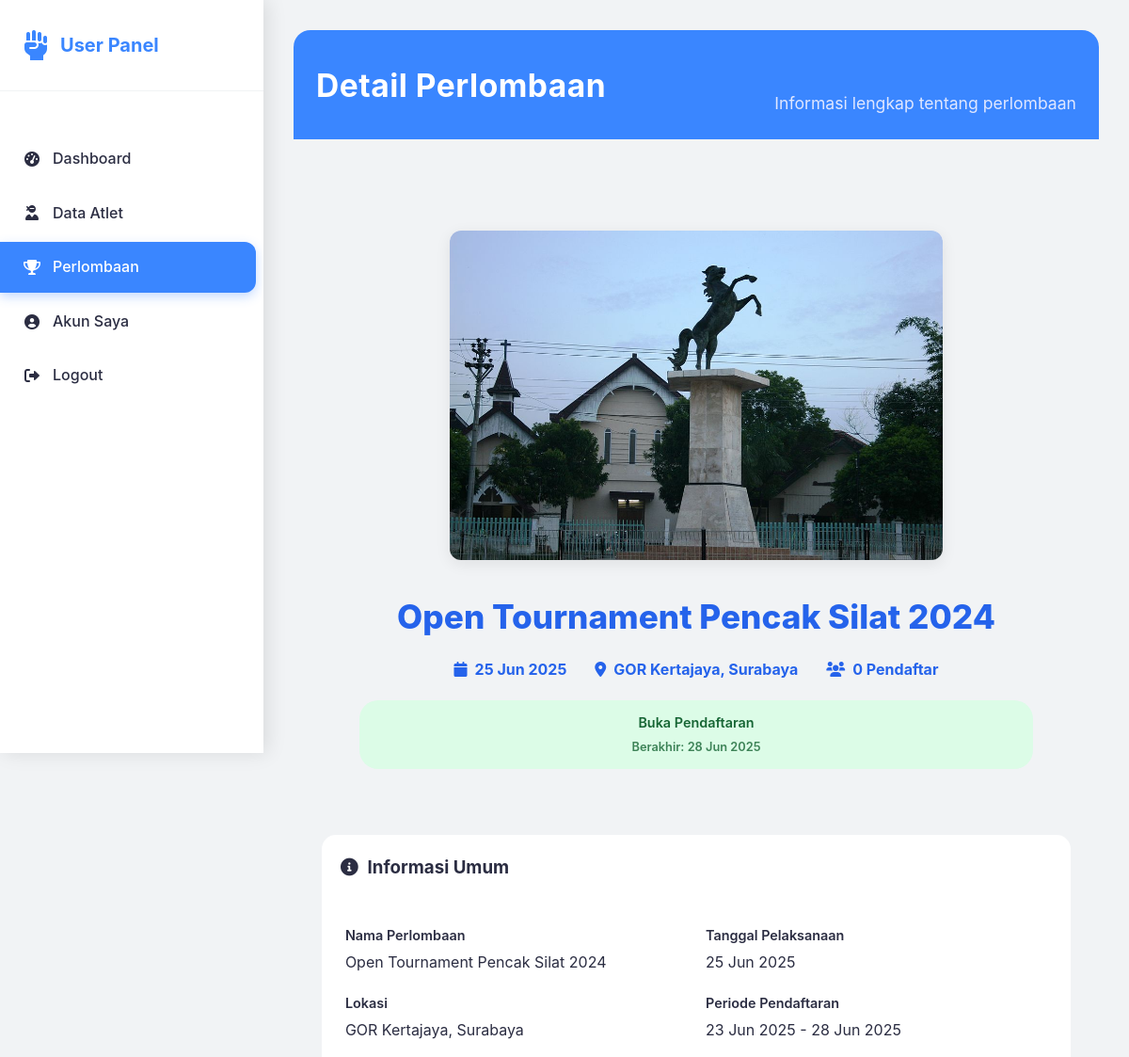
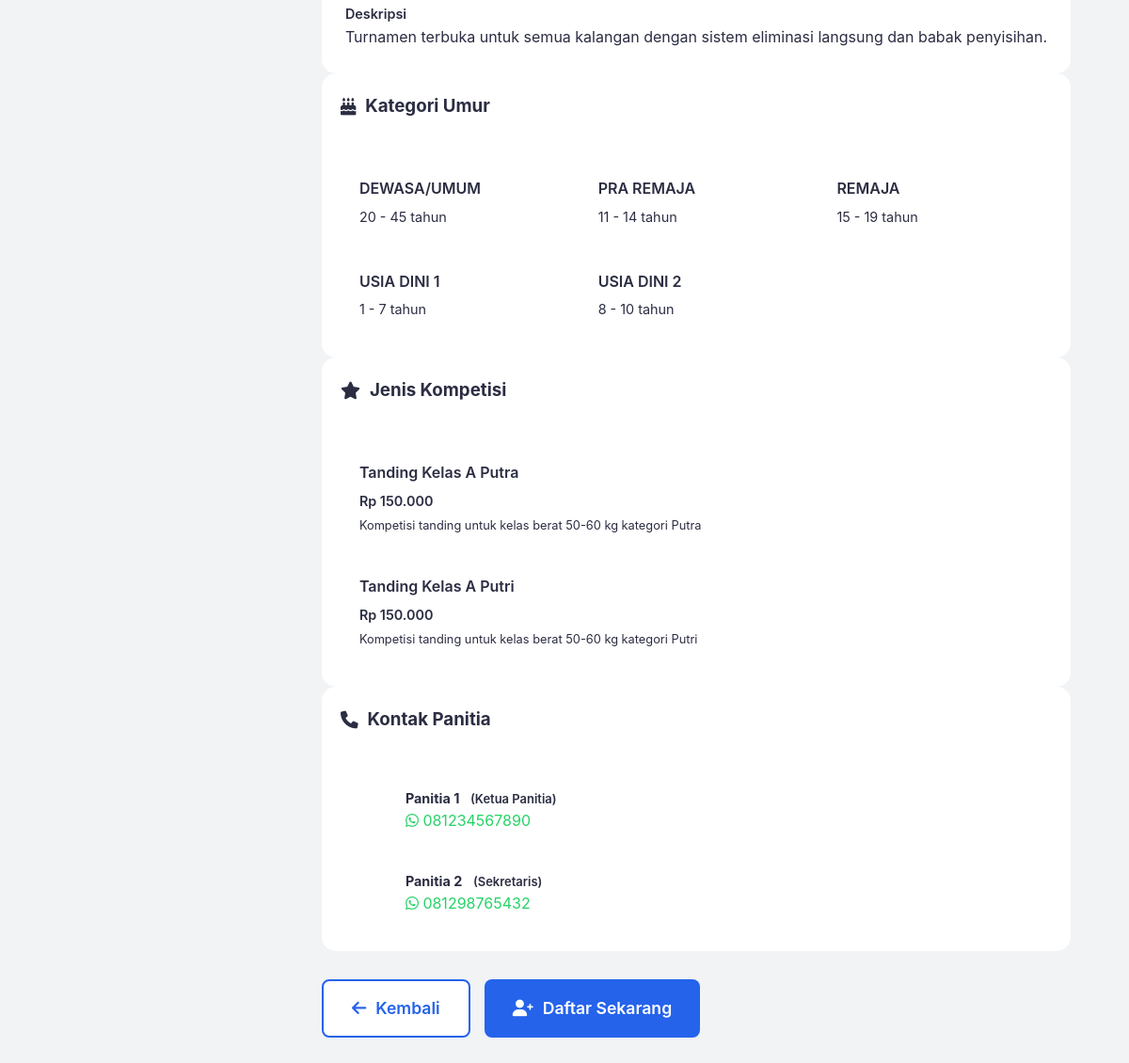
/dashboard/user/competition-detail.php?id=5 (signed in), run on the app's committed database (2 pictures, top to bottom).
### tables this page shows
CREATE TABLE `competitions` (
  `id` int NOT NULL,
  `nama_perlombaan` varchar(200) NOT NULL,
  `deskripsi` text,
  `lokasi` varchar(200) DEFAULT NULL,
  `maps_link` text,
  `whatsapp_group` text,
  `kontak_panitia` varchar(100) DEFAULT NULL,
  `status` enum('coming_soon','open_regist','close_regist','active','finished','inactive') DEFAULT 'coming_soon',
  `tanggal_open_regist` date DEFAULT NULL,
  `tanggal_close_regist` date DEFAULT NULL,
  `tanggal_pelaksanaan` date DEFAULT NULL,
  `poster` varchar(255) DEFAULT NULL,
  `created_at` timestamp NOT NULL DEFAULT CURRENT_TIMESTAMP,
  `updated_at` timestamp NOT NULL DEFAULT CURRENT_TIMESTAMP ON UPDATE CURRENT_TIMESTAMP,
  `registration_status` enum('auto','coming_soon','open_regist','close_regist') DEFAULT 'auto'
);

CREATE TABLE `age_categories` (
  `id` int NOT NULL,
  `competition_id` int DEFAULT NULL,
  `nama_kategori` varchar(50) NOT NULL,
  `usia_min` int NOT NULL,
  `usia_max` int NOT NULL,
  `created_at` timestamp NOT NULL DEFAULT CURRENT_TIMESTAMP
);

CREATE TABLE `competition_types` (
  `id` int NOT NULL,
  `competition_id` int NOT NULL,
  `nama_kompetisi` varchar(200) NOT NULL,
  `jenis_kelamin` enum('L','P','Campuran') DEFAULT 'Campuran',
  `biaya_pendaftaran` decimal(10,2) DEFAULT '0.00',
  `deskripsi` text,
  `created_at` timestamp NOT NULL DEFAULT CURRENT_TIMESTAMP
);

CREATE TABLE `competition_contacts` (
  `id` int NOT NULL,
  `competition_id` int NOT NULL,
  `nama_kontak` varchar(100) NOT NULL,
  `nomor_whatsapp` varchar(20) NOT NULL,
  `jabatan` varchar(100) DEFAULT NULL,
  `created_at` timestamp NOT NULL DEFAULT CURRENT_TIMESTAMP
);

### config/database.php (called while the page is built, shortened)
<?php
function formatDate($date, $format = 'd M Y') {
    return date($format, strtotime($date));
}
function formatRupiah($number) {
    return 'Rp ' . number_format($number, 0, ',', '.');
}
?>

### dashboard/user/competition-detail.php (the view, shortened to what this page needs)
<?php
require_once '../../config/database.php';
$competition_id = $_GET['id'] ?? 0;
$stmt = $pdo->prepare("SELECT * FROM competitions WHERE id = ? AND status = 'active'");
$stmt->execute([$competition_id]);
$competition = $stmt->fetch();
$registration_status = $competition['registration_status'] ?? 'coming_soon';
$stmt = $pdo->prepare("SELECT * FROM age_categories WHERE competition_id = ? ORDER BY nama_kategori");
$stmt->execute([$competition_id]);
$age_categories = $stmt->fetchAll();
$stmt = $pdo->prepare("SELECT * FROM competition_types WHERE competition_id = ? ORDER BY nama_kompetisi");
$stmt->execute([$competition_id]);
$competition_types = $stmt->fetchAll();
$stmt = $pdo->prepare("SELECT * FROM competition_contacts WHERE competition_id = ?");
$stmt->execute([$competition_id]);
$contacts = $stmt->fetchAll();
$stmt = $pdo->prepare("SELECT COUNT(*) as total FROM registrations WHERE competition_id = ?");
$stmt->execute([$competition_id]);
$total_registrations = $stmt->fetch()['total'];
?>
<!DOCTYPE html>
<html lang="id">
<head>
    <link rel="stylesheet" href="../../assets/css/style.css">
    <link href="https://cdnjs.cloudflare.com/ajax/libs/font-awesome/6.0.0/css/all.min.css" rel="stylesheet">
</head>
<body>
    <div class="sidebar">
        <div class="sidebar-header">
            <div class="sidebar-logo">
                <i class="fas fa-fist-raised"></i>
                <span>User Panel</span>
            </div>
        </div>
        <ul class="sidebar-menu">
            <li><a href="index.php"><i class="fas fa-tachometer-alt"></i> Dashboard</a></li>
            <li><a href="data-atlet.php"><i class="fas fa-user-ninja"></i> Data Atlet</a></li>
            <li><a href="perlombaan.php" class="active"><i class="fas fa-trophy"></i> Perlombaan</a></li>
            <li><a href="akun-saya.php"><i class="fas fa-user-circle"></i> Akun Saya</a></li>
            <li><a href="../../auth/logout.php"><i class="fas fa-sign-out-alt"></i> Logout</a></li>
        </ul>
    </div>
    <div class="main-content">
        <div class="page-header">
            <h1 class="page-title">Detail Perlombaan</h1>
            <p class="page-subtitle">Informasi lengkap tentang perlombaan</p>
        </div>
        <div class="competition-detail-container">
            <div class="competition-header">
                <?php if (!empty($competition['poster'])): ?>
                    <div style="margin-bottom: 25px;">
                        <img src="../../uploads/posters/<?php echo htmlspecialchars($competition['poster']); ?>" alt="Poster Perlombaan" style="max-width: 100%; max-height: 350px; border-radius: 12px; box-shadow: 0 4px 16px rgba(0,0,0,0.08); object-fit: contain; background: #fff;" loading="lazy">
                    </div>
                <?php endif; ?>
                <h1 style="color:#2563eb !important; font-weight:800; text-shadow:none; margin:0 0 15px 0; font-size:2.2rem;">
                    <?php echo htmlspecialchars($competition['nama_perlombaan']); ?>
                </h1>
                <div class="competition-meta">
                    <div class="meta-item">
                        <i class="fas fa-calendar" style="color:#2563eb !important;"></i>
                        <span style="color:#2563eb !important; font-weight:700;"><?php echo formatDate($competition['tanggal_pelaksanaan']); ?></span>
                    </div>
                    <div class="meta-item">
                        <i class="fas fa-map-marker-alt" style="color:#2563eb !important;"></i>
                        <span style="color:#2563eb !important; font-weight:700;"><?php echo htmlspecialchars($competition['lokasi'] ?? 'TBA'); ?></span>
                    </div>
                    <div class="meta-item">
                        <i class="fas fa-users" style="color:#2563eb !important;"></i>
                        <span style="color:#2563eb !important; font-weight:700;"><?php echo $total_registrations; ?> Pendaftar</span>
                    </div>
                </div>
                <div class="registration-status status-<?php echo $registration_status; ?>">
                    <?php
                    switch($registration_status) {
                        case 'open_regist':
                            echo 'Buka Pendaftaran';
                            if ($competition['tanggal_close_regist']) {
                                echo '<br><small>Berakhir: ' . formatDate($competition['tanggal_close_regist']) . '</small>';
                            }
                            break;
                    }
                    ?>
                </div>
            </div>
            <div class="detail-section">
                <div class="section-header">
                    <h3><i class="fas fa-info-circle"></i> Informasi Umum</h3>
                </div>
                <div class="section-body">
                    <div class="info-grid">
                        <div class="info-item">
                            <div class="info-label">Nama Perlombaan</div>
                            <div class="info-value"><?php echo htmlspecialchars($competition['nama_perlombaan']); ?></div>
                        </div>
                        <div class="info-item">
                            <div class="info-label">Tanggal Pelaksanaan</div>
                            <div class="info-value"><?php echo formatDate($competition['tanggal_pelaksanaan']); ?></div>
                        </div>
                        <div class="info-item">
                            <div class="info-label">Lokasi</div>
                            <div class="info-value"><?php echo htmlspecialchars($competition['lokasi'] ?? 'TBA'); ?></div>
                        </div>
                        <div class="info-item">
                            <div class="info-label">Periode Pendaftaran</div>
                            <div class="info-value">
                                <?php echo formatDate($competition['tanggal_open_regist']); ?> -
                                <?php echo formatDate($competition['tanggal_close_regist']); ?>
                            </div>
                        </div>
                    </div>
                    <?php if ($competition['deskripsi']): ?>
                        <div style="margin-top: 20px;">
                            <div class="info-label">Deskripsi</div>
                            <div class="description"><?php echo nl2br(htmlspecialchars($competition['deskripsi'])); ?></div>
                        </div>
                    <?php endif; ?>
                </div>
            </div>
            <?php if (!empty($age_categories)): ?>
            <div class="detail-section">
                <div class="section-header">
                    <h3><i class="fas fa-birthday-cake"></i> Kategori Umur</h3>
                </div>
                <div class="section-body">
                    <div class="category-grid">
                        <?php foreach ($age_categories as $age_cat): ?>
                            <div class="category-card">
                                <div class="category-name"><?php echo htmlspecialchars($age_cat['nama_kategori']); ?></div>
                                <div class="category-range"><?php echo $age_cat['usia_min']; ?> - <?php echo $age_cat['usia_max']; ?> tahun</div>
                            </div>
                        <?php endforeach; ?>
                    </div>
                </div>
            </div>
            <?php endif; ?>
            <?php if (!empty($competition_types)): ?>
            <div class="detail-section">
                <div class="section-header">
                    <h3><i class="fas fa-star"></i> Jenis Kompetisi</h3>
                </div>
                <div class="section-body">
                    <div class="competition-type-list">
                        <?php foreach ($competition_types as $comp_type): ?>
                            <div class="type-item">
                                <div class="type-name"><?php echo htmlspecialchars($comp_type['nama_kompetisi']); ?></div>
                                <div class="type-price">
                                    <?php if ($comp_type['biaya_pendaftaran']): ?>
                                        <?php echo formatRupiah($comp_type['biaya_pendaftaran']); ?>
                                    <?php else: ?>
                                        Gratis
                                    <?php endif; ?>
                                </div>
                                <?php if ($comp_type['deskripsi']): ?>
                                    <div class="type-description"><?php echo htmlspecialchars($comp_type['deskripsi']); ?></div>
                                <?php endif; ?>
                            </div>
                        <?php endforeach; ?>
                    </div>
                </div>
            </div>
            <?php endif; ?>
            <?php if (!empty($contacts)): ?>
            <div class="detail-section">
                <div class="section-header">
                    <h3><i class="fas fa-phone"></i> Kontak Panitia</h3>
                </div>
                <div class="section-body">
                    <div class="contact-info">
                        <?php foreach ($contacts as $contact): ?>
                            <div class="contact-item">
                                <div class="contact-icon">
                                    <i class="fas fa-address-book"></i>
                                </div>
                                <div class="contact-details">
                                    <div class="contact-label">
                                        <strong><?php echo htmlspecialchars($contact['nama_kontak']); ?></strong>
                                        <?php if (!empty($contact['jabatan'])): ?>
                                            <span style="color: var(--text-light); font-size: 0.9em; margin-left: 8px;">(<?php echo htmlspecialchars($contact['jabatan']); ?>)</span>
                                        <?php endif; ?>
                                    </div>
                                    <?php if (!empty($contact['nomor_whatsapp'])): ?>
                                        <div class="contact-value">
                                            <a href="https://wa.me/<?php echo preg_replace('/[^0-9]/', '', $contact['nomor_whatsapp']); ?>" target="_blank" style="color: #25d366; text-decoration: none;">
                                                <i class="fab fa-whatsapp"></i> <?php echo htmlspecialchars($contact['nomor_whatsapp']); ?>
                                            </a>
                                        </div>
                                    <?php endif; ?>
                                </div>
                            </div>
                        <?php endforeach; ?>
                    </div>
                </div>
            </div>
            <?php endif; ?>
            <div class="action-buttons">
                <a href="perlombaan.php" class="btn-secondary">
                    <i class="fas fa-arrow-left"></i> Kembali
                </a>
                <?php if ($registration_status === 'open_regist'): ?>
                    <a href="daftar-perlombaan.php?id=<?php echo $competition_id; ?>" class="btn-primary">
                        <i class="fas fa-user-plus"></i> Daftar Sekarang
                    </a>
                <?php endif; ?>
            </div>
        </div>
    </div>
</body>
</html>

### assets/css/style.css (style rules this page uses)
:root { --primary: #3A86FF; --lavender: #E0E7FF; --accent-red: #FF6B6B; --accent-yellow: #FFD166; --accent-mint: #B8F2E6; --charcoal: #2B2D42; --cool-gray: #F1F3F5; --white: #fff; }
* { margin: 0; padding: 0; box-sizing: border-box; }
body { font-family: 'Inter', 'Poppins', Arial, sans-serif; background: var(--cool-gray); color: var(--charcoal); line-height: 1.6; }
.btn-primary, .btn-secondary { padding: 1rem 2rem; border: none; border-radius: 12px; font-weight: 600; cursor: pointer; transition: all 0.3s; display: flex; align-items: center; gap: 0.5rem; text-decoration: none; font-size: 1rem; }
.btn-primary { background: var(--white); color: var(--primary); }
.btn-secondary { background: transparent; color: var(--white); border: 2px solid var(--white); }
.sidebar { position: fixed; left: 0; top: 0; height: 100vh; width: 280px; background: var(--white); box-shadow: 4px 0 20px rgba(0,0,0,0.1); z-index: 1000; transition: transform 0.3s ease; overflow-y: auto; }
.sidebar-header { padding: 2rem 1.5rem; border-bottom: 1px solid var(--cool-gray); }
.sidebar-logo { display: flex; align-items: center; gap: 0.75rem; font-size: 1.25rem; font-weight: 700; color: var(--primary); }
.sidebar-logo i { font-size: 2rem; }
.sidebar-menu { list-style: none; padding: 1rem 0; }
.sidebar-menu li { margin: 0.25rem 0; }
.sidebar-menu a { display: flex; align-items: center; gap: 0.75rem; padding: 0.875rem 1.5rem; color: var(--charcoal); text-decoration: none; font-weight: 500; transition: all 0.3s; border-radius: 0 12px 12px 0; margin: 0 0.5rem 0 0; }
.sidebar-menu a.active { background: var(--primary); color: var(--white); box-shadow: 0 4px 12px rgba(58,134,255,0.3); }
.sidebar-menu a i { width: 20px; text-align: center; }
.main-content { margin-left: 280px; padding: 2rem; min-height: 100vh; background: var(--cool-gray); }
.action-buttons { display: flex; gap: 0.5rem; flex-wrap: wrap; }
.page-header { display: flex; justify-content: space-between; align-items: flex-end; margin-bottom: 32px; background: var(--primary); color: var(--white); border-radius: 18px 18px 0 0; padding: 32px 24px 24px 24px; }
.page-title { font-size: 2.1rem; font-weight: 700; margin: 0 0 6px 0; color: var(--white); letter-spacing: 0.5px; }
.page-subtitle { font-size: 1.1rem; color: var(--lavender); margin: 0; }

### data on the page
competitions: poster (picture), nama_perlombaan "Open Tournament Pencak Silat 2024", tanggal_pelaksanaan "25 Jun 2025", lokasi "GOR Kertajaya, Surabaya", tanggal_close_regist "28 Jun 2025", tanggal_open_regist "23 Jun 2025", deskripsi "Turnamen terbuka untuk semua kalangan dengan sistem eliminasi langsung dan babak penyisihan."
age_categories: nama_kategori "DEWASA/UMUM", usia_min "20", usia_max "45"
age_categories: nama_kategori "PRA REMAJA", usia_min "11", usia_max "14"
age_categories: nama_kategori "REMAJA", usia_min "15", usia_max "19"
age_categories: nama_kategori "USIA DINI 1", usia_min "1", usia_max "7"
age_categories: nama_kategori "USIA DINI 2", usia_min "8", usia_max "10"
competition_types: nama_kompetisi "Tanding Kelas A Putra", biaya_pendaftaran "Rp 150.000", deskripsi "Kompetisi tanding untuk kelas berat 50-60 kg kategori Putra"
competition_types: nama_kompetisi "Tanding Kelas A Putri", biaya_pendaftaran "Rp 150.000", deskripsi "Kompetisi tanding untuk kelas berat 50-60 kg kategori Putri"
competition_contacts: nama_kontak "Panitia 1", jabatan "Ketua Panitia", nomor_whatsapp "081234567890"
competition_contacts: nama_kontak "Panitia 2", jabatan "Sekretaris", nomor_whatsapp "081298765432"

### other printed values
$total_registrations "0"
